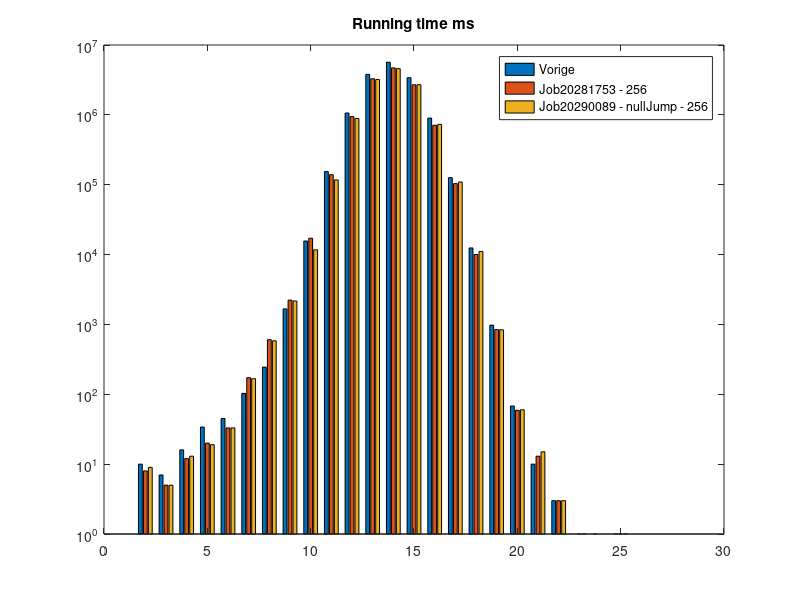
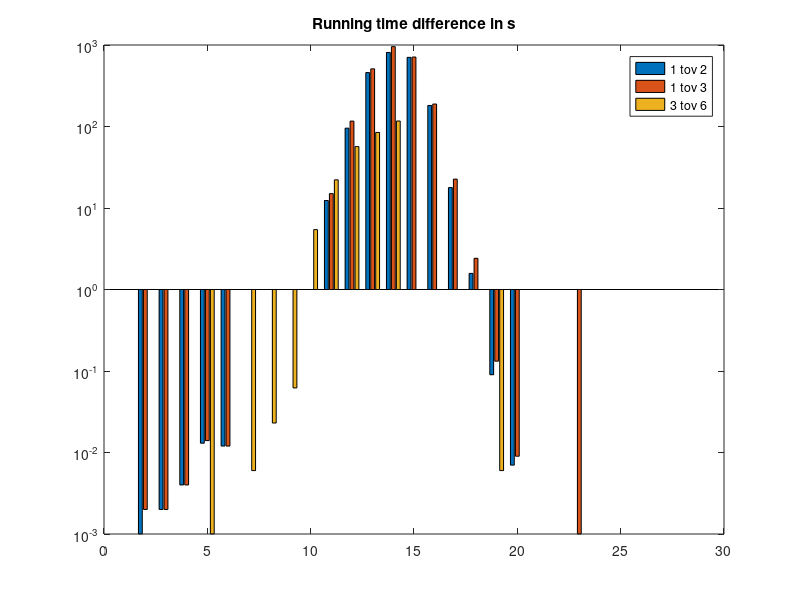
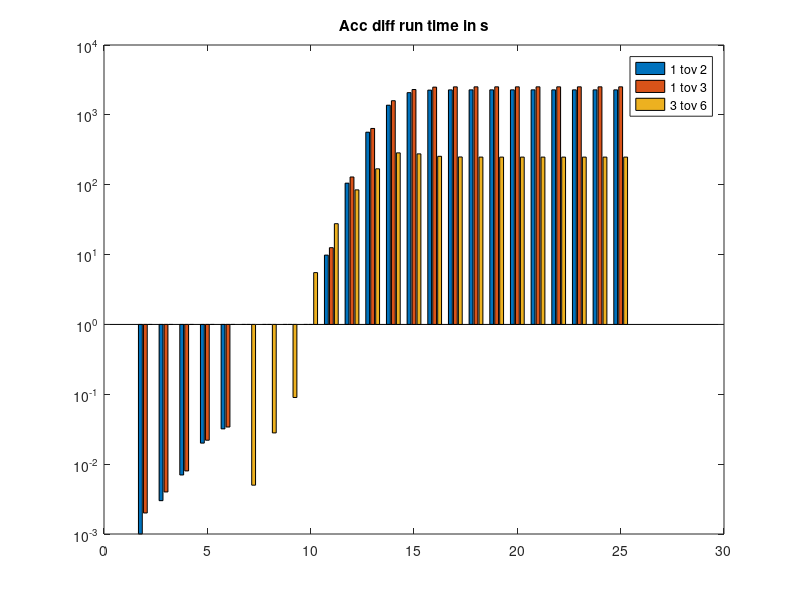
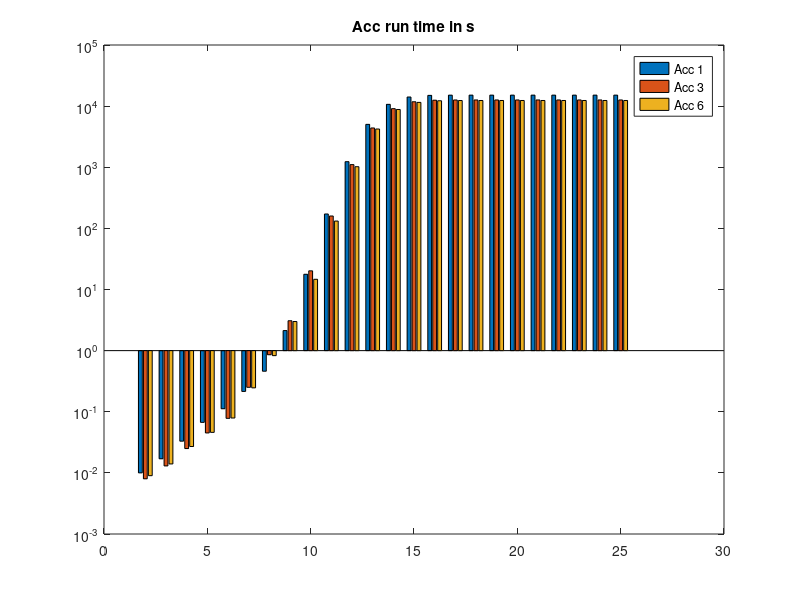

MATLAB code for these plots, in order:
close all
clc

X = 2:25;
Y2 = zeros([1 24]);
Y4 = zeros([1 24]);
Y5 = zeros([1 24]);
Y6 = zeros([1 24]);

% Y1 - 4,2u
Y1       = [10, 7, 16, 34, 45, 103, 245, 1669, 15624, 154239, 1062174, 3797288, 5661054, 3404493, 898401, 126276, 12442, 976, 68, 10, 3, 1, 0, 0];
% Y2 - 'Job20281461 - 256' - del/add 22 comps
Y2(1:21) = [9,  5, 12, 21, 33, 178, 625, 2292, 17111, 141878, 966757,  3337937, 4851132, 2699099, 717380, 108455, 10866, 886, 61, 15, 3];
% Y3 - curr Fastest: 3.5u - del/add
Y3       = [8,  5, 12, 20, 33, 173, 605, 2228, 17128, 139224, 945710,  3287401, 4705779, 2692819, 709728, 103660, 10027, 844, 59, 13, 3, 0, 1, 0];
% Y4 - cancelled - noTrim - 'Job20281806 - noTrim - 256'
Y4(1:11)  = [9,  6, 12, 20, 32, 173, 609, 2494, 27697, 238346, 1408245];
% Y5 - :  - pruneFrontOnly - Job20283061 - pruneCut - 256
Y5        = [9,  5, 12, 20, 31, 173, 599, 2380, 13088, 124332, 922677, 3345395, 4873226, 2967767, 821732, 123315, 12223, 908, 68, 13, 3, 0, 0, 0];  
% Y6 - nullJump - Job20290089 - 256
Y6        = [9,  5, 13, 19, 33, 167, 582, 2166, 11700, 117072, 889036, 3202815, 4588983, 2702186, 730903, 109257, 11086, 838, 60, 15, 3, 0, 1, 0];

T = [Y1 ; Y3 ; Y6];
figure
bar(X, T')
title('Running time ms')
set(gca,'YScale','log')
legend('Vorige', 'Job20281753 - 256', 'Job20290089 - nullJump - 256')

M = zeros([1 24]);
N = zeros([1 24]);
O = zeros([1 24]);
M(1:21) = (Y1(1:21) - Y2(1:21))/1000;
N       = (Y1 - Y3)/1000;
O       = (Y3 - Y6)/1000;
figure
bar(X, [M ; N ; O]')
set(gca,'YScale','log')
title('Running time difference in s')
legend('1 tov 2', '1 tov 3', '3 tov 6');

% Diff acc
AccM = cumsum(M);
AccN = cumsum(N);
AccO = cumsum(O);
figure
bar(X, [AccM ; AccN ; AccO]')
set(gca, 'YScale', 'log')
title('Acc diff run time in s')
legend('1 tov 2', '1 tov 3', '3 tov 6');

% Acc 
Acc1 = cumsum(Y1/1000);
Acc3 = cumsum(Y3/1000);
Acc6 = cumsum(Y6/1000);
figure
bar(X, [Acc1 ; Acc3 ; Acc6]')
set(gca,'YScale','log')
title('Acc run time in s')
legend('Acc 1', 'Acc 3', 'Acc 6');


DiffAcc3 = Acc1 - Acc3;
DiffAcc6 = Acc3 - Acc6;
figure
bar(X, [DiffAcc3 ; DiffAcc6]')
set(gca,'YScale','log')
title('Acc run time difference in s')
legend('1 tov 3', '3 tov 6');
